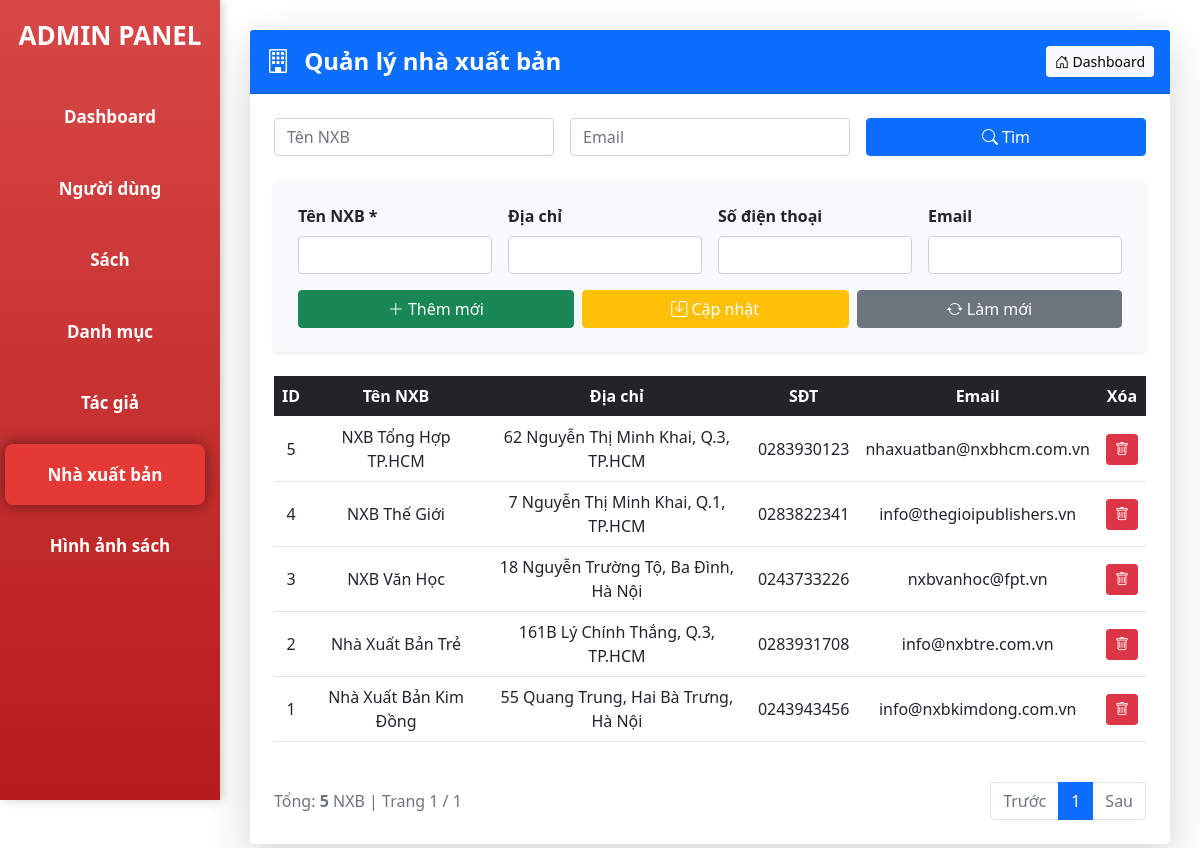
/frontend/pages/Admin_MVC/index.php?page=publisher, run on the app's committed database.
### tables this page shows
CREATE TABLE `nha_xuat_ban` (
  `ma_nxb` int(11) NOT NULL,
  `ten_nxb` varchar(200) NOT NULL,
  `dia_chi` text DEFAULT NULL,
  `so_dien_thoai` varchar(15) DEFAULT NULL,
  `email` varchar(100) DEFAULT NULL
);

### frontend/pages/Admin_MVC/controllers/PublisherController.php (called while the page is built, shortened)
<?php
require_once "models/Publisher.php";
class PublisherController
{
    private $model;
    public function __construct($db)
    {
        $this->model = new Publisher($db);
    }
    public function index()
    {
        $page_current = isset($_GET['p']) ? max(1, (int)$_GET['p']) : 1;
        $per_page = 10;
        $offset = ($page_current - 1) * $per_page;
        $search_ten = $_GET['search_ten'] ?? '';
        $search_email = $_GET['search_email'] ?? '';
        $total = $this->model->getTotalPublishers($search_ten, $search_email);
        $total_pages_view = ceil($total / $per_page);
        $publishers = $this->model->getPublishers($per_page, $offset, $search_ten, $search_email);
        include "views/publisher/index.php";
        include "views/layout/main.php";
    }
}

### frontend/pages/Admin_MVC/index.php (called while the page is built, shortened)
<?php
require_once "them/connect.php";
$action = $_GET['action'] ?? 'index';
$controller = new $controllerName($conn);
$controller->$action();

### frontend/pages/Admin_MVC/models/Publisher.php (called while the page is built, shortened)
<?php
class Publisher
{
    private $conn;
    public function __construct($db)
    {
        $this->conn = $db;
    }
    public function getPublishers($limit, $offset, $ten = '', $email = '')
    {
        $sql = "SELECT * FROM nha_xuat_ban WHERE 1=1";
        $params = [];
        $sql .= " ORDER BY ma_nxb DESC LIMIT :limit OFFSET :offset";
        $stmt = $this->conn->prepare($sql);
        $stmt->bindValue(':limit', $limit, PDO::PARAM_INT);
        $stmt->bindValue(':offset', $offset, PDO::PARAM_INT);
        $stmt->execute();
        return $stmt->fetchAll(PDO::FETCH_ASSOC);
    }
    public function getTotalPublishers($ten = '', $email = '')
    {
        $sql = "SELECT COUNT(*) FROM nha_xuat_ban WHERE 1=1";
        $params = [];
        $stmt = $this->conn->prepare($sql);
        $stmt->execute();
        return $stmt->fetchColumn();
    }
}

### frontend/pages/Admin_MVC/views/publisher/index.php (the view, shortened to what this page needs)
<link rel="stylesheet" href="/bootstrap-5.0.2-dist/css/bootstrap.min.css">
<link rel="stylesheet" href="https://cdn.jsdelivr.net/npm/bootstrap-icons@1.11.3/font/bootstrap-icons.min.css">
<div class="card shadow-lg border-0">
    <div class="card-header bg-primary text-white d-flex justify-content-between align-items-center py-3">
        <h4 class="mb-0 fw-bold"><i class="bi bi-building me-2"></i> Quản lý nhà xuất bản</h4>
        <a href="?page=dashboard" class="btn btn-light btn-sm"><i class="bi bi-house-door"></i> Dashboard</a>
    </div>
    <div class="card-body p-4">
        <form action="" method="get" class="row g-3 mb-4">
            <div class="col-md-4">
                <input type="text" name="search_ten" class="form-control" placeholder="Tên NXB"
                       value="<?= htmlspecialchars($_GET['search_ten'] ?? '') ?>">
            </div>
            <div class="col-md-4">
                <input type="text" name="search_email" class="form-control" placeholder="Email"
                       value="<?= htmlspecialchars($_GET['search_email'] ?? '') ?>">
            </div>
            <div class="col-4">
                <button type="submit" class="btn btn-primary w-100"><i class="bi bi-search"></i> Tìm</button>
            </div>
        </form>
        <div class="bg-light rounded p-4 mb-4 shadow-sm">
            <form action="?page=publisher&action=save" method="post" class="row g-3">
                <div class="col-md-3">
                    <label class="form-label fw-bold">Tên NXB *</label>
                    <input type="text" name="ten_nxb" id="ten_nxb" class="form-control" required>
                </div>
                <div class="col-md-3">
                    <label class="form-label fw-bold">Địa chỉ</label>
                    <input type="text" name="dia_chi" id="dia_chi" class="form-control">
                </div>
                <div class="col-md-3">
                    <label class="form-label fw-bold">Số điện thoại</label>
                    <input type="text" name="so_dien_thoai" id="so_dien_thoai" class="form-control">
                </div>
                <div class="col-md-3">
                    <label class="form-label fw-bold">Email</label>
                    <input type="email" name="email" id="email" class="form-control">
                </div>
                <div class="col-12 d-flex gap-2">
                    <button type="submit" name="action" value="add" class="btn btn-success flex-fill">
                        <i class="bi bi-plus-lg"></i> Thêm mới
                    </button>
                    <button type="submit" name="action" value="update" class="btn btn-warning flex-fill text-white">
                        <i class="bi bi-save"></i> Cập nhật
                    </button>
                    <button type="button" onclick="clearForm()" class="btn btn-secondary flex-fill">
                        <i class="bi bi-arrow-repeat"></i> Làm mới
                    </button>
                </div>
            </form>
        </div>
        <div class="table-responsive">
            <table class="table table-hover align-middle text-center">
                <thead class="table-dark">
                    <tr>
                        <th>ID</th>
                        <th>Tên NXB</th>
                        <th>Địa chỉ</th>
                        <th>SĐT</th>
                        <th>Email</th>
                        <th>Xóa</th>
                    </tr>
                </thead>
                <tbody>
                    <?php foreach ($publishers as $p): ?>
                        <tr class="row-select" data-id="<?= $p['ma_nxb'] ?>"
                            data-ten="<?= htmlspecialchars($p['ten_nxb']) ?>"
                            data-diachi="<?= htmlspecialchars($p['dia_chi']) ?>"
                            data-sdt="<?= htmlspecialchars($p['so_dien_thoai']) ?>"
                            data-email="<?= htmlspecialchars($p['email']) ?>"
                            style="cursor:pointer">
                            <td><?= $p['ma_nxb'] ?></td>
                            <td><?= htmlspecialchars($p['ten_nxb']) ?></td>
                            <td><?= htmlspecialchars($p['dia_chi'] ?: '-') ?></td>
                            <td><?= htmlspecialchars($p['so_dien_thoai'] ?: '-') ?></td>
                            <td><?= htmlspecialchars($p['email'] ?: '-') ?></td>
                            <td>
                                <button class="btn btn-danger btn-sm" onclick="event.stopPropagation(); confirmDelete(<?= $p['ma_nxb'] ?>)">
                                    <i class="bi bi-trash"></i>
                                </button>
                            </td>
                        </tr>
                    <?php endforeach; ?>
                </tbody>
            </table>
        </div>
        <div class="d-flex justify-content-between align-items-center mt-4">
            <div class="text-muted">
                Tổng: <strong><?= $total ?></strong> NXB | Trang <?= $page_current ?> / <?= $total_pages_view ?>
            </div>
            <nav>
                <ul class="pagination mb-0">
                    <li class="page-item <?= $page_current <= 1 ? 'disabled' : '' ?>">
                        <a class="page-link" href="?page=publisher&p=<?= $page_current - 1 ?>">Trước</a>
                    </li>
                    <?php for ($i = 1; $i <= $total_pages_view; $i++): ?>
                        <li class="page-item <?= $i == $page_current ? 'active' : '' ?>">
                            <a class="page-link" href="?page=publisher&p=<?= $i ?>"><?= $i ?></a>
                        </li>
                    <?php endfor; ?>
                    <li class="page-item <?= $page_current >= $total_pages_view ? 'disabled' : '' ?>">
                        <a class="page-link" href="?page=publisher&p=<?= $page_current + 1 ?>">Sau</a>
                    </li>
                </ul>
            </nav>
        </div>
    </div>
</div>

### frontend/pages/Admin_MVC/views/layout/main.php (style rules this page uses)
body { margin: 0; font-family: Arial, sans-serif; min-height: 100vh; background: #f8f9fa; }

### data on the page
nha_xuat_ban: ma_nxb "5", ten_nxb "NXB Tổng Hợp TP.HCM", dia_chi "62 Nguyễn Thị Minh Khai, Q.3, TP.HCM", so_dien_thoai "0283930123", email "nhaxuatban@nxbhcm.com.vn"
nha_xuat_ban: ma_nxb "4", ten_nxb "NXB Thế Giới", dia_chi "7 Nguyễn Thị Minh Khai, Q.1, TP.HCM", so_dien_thoai "0283822341", email "info@thegioipublishers.vn"
nha_xuat_ban: ma_nxb "3", ten_nxb "NXB Văn Học", dia_chi "18 Nguyễn Trường Tộ, Ba Đình, Hà Nội", so_dien_thoai "0243733226", email "nxbvanhoc@fpt.vn"
nha_xuat_ban: ma_nxb "2", ten_nxb "Nhà Xuất Bản Trẻ", dia_chi "161B Lý Chính Thắng, Q.3, TP.HCM", so_dien_thoai "0283931708", email "info@nxbtre.com.vn"
nha_xuat_ban: ma_nxb "1", ten_nxb "Nhà Xuất Bản Kim Đồng", dia_chi "55 Quang Trung, Hai Bà Trưng, Hà Nội", so_dien_thoai "0243943456", email "info@nxbkimdong.com.vn"

### other printed values
$total "5"
$page_current "1"
$total_pages_view "1"
